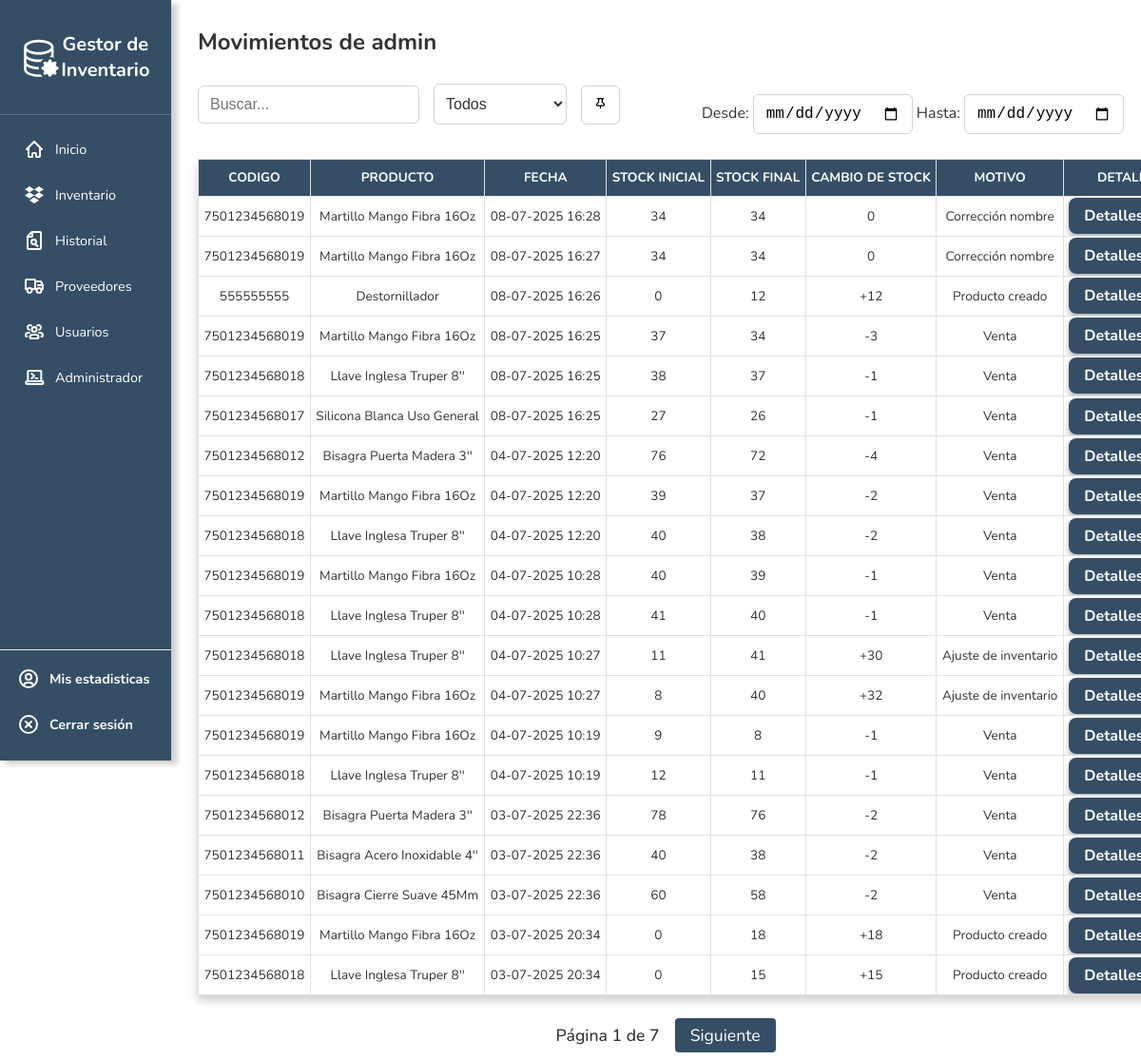
Screenshot of /user-mov/ (signed in) with the database file from the repository.
### inventory/models.py (models this page shows, shortened)
class HistorialMovimiento(models.Model):
    producto_id = models.IntegerField()
    nombre_producto = models.CharField(max_length=200)
    tipo_producto = models.CharField(max_length=50)
    codigo_barras = models.CharField(max_length=100, blank=True, null=True)
    fecha = models.DateTimeField(default=now)
    cambio_stock = models.IntegerField()
    stock_final = models.IntegerField()
    motivo = models.CharField(max_length=255, blank=True)
    usuario = models.ForeignKey(User, on_delete=models.SET_NULL, null=True, blank=True)
    precio = models.IntegerField()  # Assuming you want to track the price in the history
    boleta_codigo = models.CharField(max_length=32, blank=True, null=True, help_text="Código de boleta chileno (opcional)")

### inventory/views.py (the view)
# urls.py: path('user-mov/', user_mov, name='user_mov'),
@login_required
def user_mov(request):
    query = request.GET.get('q', '')
    product_type_filter = request.GET.get('type', '')
    start_date = request.GET.get('start')
    end_date = request.GET.get('end')
    movimientos = HistorialMovimiento.objects.filter(usuario=request.user).order_by('-fecha')
    if query:
        movimientos = movimientos.filter(
            Q(nombre_producto__icontains=query) |
            Q(codigo_barras__icontains=query)
        )
    if product_type_filter:
        movimientos = movimientos.filter(tipo_producto=product_type_filter)
    if start_date:
        try:
            start_date = datetime.strptime(start_date, '%Y-%m-%d').date()
            movimientos = movimientos.filter(fecha__date__gte=start_date)
        except ValueError:
            pass
    if end_date:
        try:
            end_date = datetime.strptime(end_date, '%Y-%m-%d').date()
            movimientos = movimientos.filter(fecha__date__lte=end_date)
        except ValueError:
            pass
    for mov in movimientos:
        mov.stock_inicial = mov.stock_final - mov.cambio_stock
    paginator = Paginator(movimientos, 20)
    page_number = request.GET.get('page')
    movimientos = paginator.get_page(page_number)
    product_types = HistorialMovimiento.objects.filter(usuario=request.user).values_list('tipo_producto', flat=True).distinct().order_by('tipo_producto')
    context = {
        'movimientos': movimientos,
        'product_types': product_types,
        'current_query': query,
        'current_type': product_type_filter,
        'current_start': request.GET.get('start', ''),
        'current_end': request.GET.get('end', ''),
        'user': request.user
    }
    return render(request, 'inv/user_mov.html', context)

### inventory/templates/inv/user_mov.html (shortened to what this page needs)
{% extends 'inv/base.html' %}
{% load static %}
{% block body %}
<h2>Movimientos de {{ user.username }}</h2>
<div class="container-set-inventory">
  <div class="add_buttons">
    <div class="inventory-left">
      <div class="button-group">
        <input type="text" id="searchInput" placeholder="Buscar..." class="form-control" value="{{ current_query }}" />
      </div>
      <div class="button-group">
        <select id="filterType" class="form-select">
          <option value="">Todos</option>
        </select>
        <button type="submit" class="dynamic-table-button"></button>
      </div>
    </div>
    <div class="button-group-2">
      <label for="startDate">Desde:</label>
      <input type="date" id="startDate" class="form-control" value="{{ current_start }}">
      <label for="endDate">Hasta:</label>
      <input type="date" id="endDate" class="form-control" value="{{ current_end }}">
    </div>
  </div>
</div>
<div id="tablaHistorial">
  {% include 'inv/tabla_user_mov.html' %}
</div>
{% endblock %}

### inventory/templates/inv/tabla_user_mov.html (shortened to what this page needs)
<table class="table table-striped">
  <thead>
    <tr>
      <th>Codigo</th>
      <th>Producto</th>
      <th>Fecha</th>
      <th>Stock Inicial</th>
      <th>Stock Final</th>
      <th>Cambio de Stock</th>
      <th>Motivo</th>
      <th>Detalle</th>
    </tr>
  </thead>
  <tbody>
    {% for mov in movimientos %}
      <tr>
        <td>{{ mov.codigo_barras }}</td>
        <td>{{ mov.nombre_producto }}</td>
        <td>{{ mov.fecha|date:"d-m-Y H:i" }}</td>
        <td>
          {% if mov.stock_inicial %}
            {{ mov.stock_inicial }}
          {% else %}
            {{ mov.stock_final|add:mov.cambio_stock|add:"-"|add:mov.cambio_stock|add:"-"|add:mov.cambio_stock|default:0 }}
          {% endif %}
        </td>
        <td>{{ mov.stock_final }}</td>
        <td>{% if mov.cambio_stock > 0 %}+{% endif %}{{ mov.cambio_stock }}</td>
        <td>{{ mov.motivo }}</td>
        <td style="padding-right:30px;">
          <a href="{% url 'detalle_user_mov' mov.pk %}" class="btn-detalles">Detalles</a>
        </td>
      </tr>
    {% empty %}
      <tr><td colspan="8">No hay movimientos.</td></tr>
    {% endfor %}
  </tbody>
</table>
<div class="pagination">
  <span>Página {{ movimientos.number }} de {{ movimientos.paginator.num_pages }}</span>
  {% if movimientos.has_next %}
    <a href="?page={{ movimientos.next_page_number }}&q={{ current_query }}&type={{ current_type }}&start={{ current_start }}&end={{ current_end }}">Siguiente</a>
  {% endif %}
</div>

### inventory/static/css/style.css (style rules this page uses)
html, body { overflow-x: hidden; font-family: 'Nunito', Arial, sans-serif; background-color: #ffffff; color: #333; margin: 0; padding: 0; }
.btn-detalles { align-items: center; border-radius: 1vh; text-decoration: none; font-size: 1rem; padding: 1vh 2vh; font-weight: bold; background-color: #354e66; color: white; box-shadow: 0 4px 6px rgba(0, 0, 0, 0.3); }
.table { border-left: 1px solid #dee2e6; border-right: 1px solid #dee2e6; border-collapse: collapse; width: 100%; background-color: white; overflow-x: auto; margin-top: 2vh; box-shadow: 0 0.4rem 0.6rem rgba(0, 0, 0, 0.2); }
.table th { border-collapse: collapse; background-color: #354e66; color: white; text-align: center; padding: 1em; font-weight: bold; text-transform: uppercase; font-size: 1rem; }
.table td { text-align: center; padding: 1em; vertical-align: middle; border-bottom: 1px solid #dee2e6; font-size: 1rem; }
.button-group { display: flex; gap: 0; margin-bottom: 20px; }
.table { width: 100%; border-collapse: collapse; }
.table th, .table td { overflow: hidden; text-overflow: ellipsis; white-space: nowrap; vertical-align: middle; border: 1px solid #dee2e6; }
.table th { background-color: #354e66 !important; color: white; position: relative; }
@media (max-width: 1366px) { .table th, .table td { padding: 0.8em 0.5em; font-size: 0.9rem; } }
@media (max-width: 1280px) { .table th, .table td { padding: 0.7em 0.4em; font-size: 0.85rem; } }
.button-group { display: flex; gap: 15px; margin-bottom: 20px; }
.button-group-2 { display: inline-block; margin-right: 10px; vertical-align: middle; }
button.dynamic-table-button { background-color: white; border-radius: 6px; border: 1px solid #ced4da; padding: 10px 12px; font-size: 1rem; margin-top: 10px; transition: border-color 0.2s; }
.form-select { padding: 6px 12px; border: 1px solid #ced4da; border-radius: 4px; background: #fff; font-size: 1rem; color: #333; min-width: 140px; outline: none; transition: border-color 0.2s; }
.form-control { border-radius: 6px; border: 1px solid #ced4da; padding: 10px 12px; font-size: 1rem; margin-top: 10px; transition: border-color 0.2s; }
.add_buttons select#filterType { border-radius: 6px; border: 1px solid #ced4da; padding: 1vh; font-size: 1rem; margin-top: 1vh; transition: border-color 0.2s; }
.add_buttons { display: flex; justify-content: space-between; align-items: center; flex-wrap: wrap; }
.inventory-left { display: flex; align-items: center; gap: 15px; }
.pagination { display: flex; justify-content: center; align-items: center; margin-top: 24px; gap: 16px; font-size: 1.1em; }
.pagination a { color: #fff; background: #354e66; padding: 6px 16px; border-radius: 4px; text-decoration: none; transition: background 0.2s; }
.pagination span { color: #333; font-weight: 500; }

### rows the page displays
HistorialMovimiento: codigo_barras "7501234568019", nombre_producto "Martillo Mango Fibra 16Oz", fecha "08-07-2025 16:28", stock_inicial "34", stock_final "34", cambio_stock "0", motivo "Corrección nombre"
HistorialMovimiento: codigo_barras "7501234568019", nombre_producto "Martillo Mango Fibra 16Oz", fecha "08-07-2025 16:27", stock_inicial "34", stock_final "34", cambio_stock "0", motivo "Corrección nombre"
HistorialMovimiento: codigo_barras "555555555", nombre_producto "Destornillador", fecha "08-07-2025 16:26", stock_final|add "0", stock_final "12", cambio_stock "12", motivo "Producto creado"
HistorialMovimiento: codigo_barras "7501234568019", nombre_producto "Martillo Mango Fibra 16Oz", fecha "08-07-2025 16:25", stock_inicial "37", stock_final "34", cambio_stock "-3", motivo "Venta"
HistorialMovimiento: codigo_barras "7501234568018", nombre_producto "Llave Inglesa Truper 8''", fecha "08-07-2025 16:25", stock_inicial "38", stock_final "37", cambio_stock "-1", motivo "Venta"
HistorialMovimiento: codigo_barras "7501234568017", nombre_producto "Silicona Blanca Uso General", fecha "08-07-2025 16:25", stock_inicial "27", stock_final "26", cambio_stock "-1", motivo "Venta"
HistorialMovimiento: codigo_barras "7501234568012", nombre_producto "Bisagra Puerta Madera 3''", fecha "04-07-2025 12:20", stock_inicial "76", stock_final "72", cambio_stock "-4", motivo "Venta"
HistorialMovimiento: codigo_barras "7501234568019", nombre_producto "Martillo Mango Fibra 16Oz", fecha "04-07-2025 12:20", stock_inicial "39", stock_final "37", cambio_stock "-2", motivo "Venta"
HistorialMovimiento: codigo_barras "7501234568018", nombre_producto "Llave Inglesa Truper 8''", fecha "04-07-2025 12:20", stock_inicial "40", stock_final "38", cambio_stock "-2", motivo "Venta"
HistorialMovimiento: codigo_barras "7501234568019", nombre_producto "Martillo Mango Fibra 16Oz", fecha "04-07-2025 10:28", stock_inicial "40", stock_final "39", cambio_stock "-1", motivo "Venta"
HistorialMovimiento: codigo_barras "7501234568018", nombre_producto "Llave Inglesa Truper 8''", fecha "04-07-2025 10:28", stock_inicial "41", stock_final "40", cambio_stock "-1", motivo "Venta"
HistorialMovimiento: codigo_barras "7501234568018", nombre_producto "Llave Inglesa Truper 8''", fecha "04-07-2025 10:27", stock_inicial "11", stock_final "41", cambio_stock "30", motivo "Ajuste de inventario"
HistorialMovimiento: codigo_barras "7501234568019", nombre_producto "Martillo Mango Fibra 16Oz", fecha "04-07-2025 10:27", stock_inicial "8", stock_final "40", cambio_stock "32", motivo "Ajuste de inventario"
HistorialMovimiento: codigo_barras "7501234568019", nombre_producto "Martillo Mango Fibra 16Oz", fecha "04-07-2025 10:19", stock_inicial "9", stock_final "8", cambio_stock "-1", motivo "Venta"
HistorialMovimiento: codigo_barras "7501234568018", nombre_producto "Llave Inglesa Truper 8''", fecha "04-07-2025 10:19", stock_inicial "12", stock_final "11", cambio_stock "-1", motivo "Venta"
HistorialMovimiento: codigo_barras "7501234568012", nombre_producto "Bisagra Puerta Madera 3''", fecha "03-07-2025 22:36", stock_inicial "78", stock_final "76", cambio_stock "-2", motivo "Venta"
HistorialMovimiento: codigo_barras "7501234568011", nombre_producto "Bisagra Acero Inoxidable 4''", fecha "03-07-2025 22:36", stock_inicial "40", stock_final "38", cambio_stock "-2", motivo "Venta"
HistorialMovimiento: codigo_barras "7501234568010", nombre_producto "Bisagra Cierre Suave 45Mm", fecha "03-07-2025 22:36", stock_inicial "60", stock_final "58", cambio_stock "-2", motivo "Venta"
HistorialMovimiento: codigo_barras "7501234568019", nombre_producto "Martillo Mango Fibra 16Oz", fecha "03-07-2025 20:34", stock_final|add "0", stock_final "18", cambio_stock "18", motivo "Producto creado"
HistorialMovimiento: codigo_barras "7501234568018", nombre_producto "Llave Inglesa Truper 8''", fecha "03-07-2025 20:34", stock_final|add "0", stock_final "15", cambio_stock "15", motivo "Producto creado"

### other values shown
{{ user.username }} "admin"
{{ movimientos.number }} "1"
{{ movimientos.paginator.num_pages }} "7"
